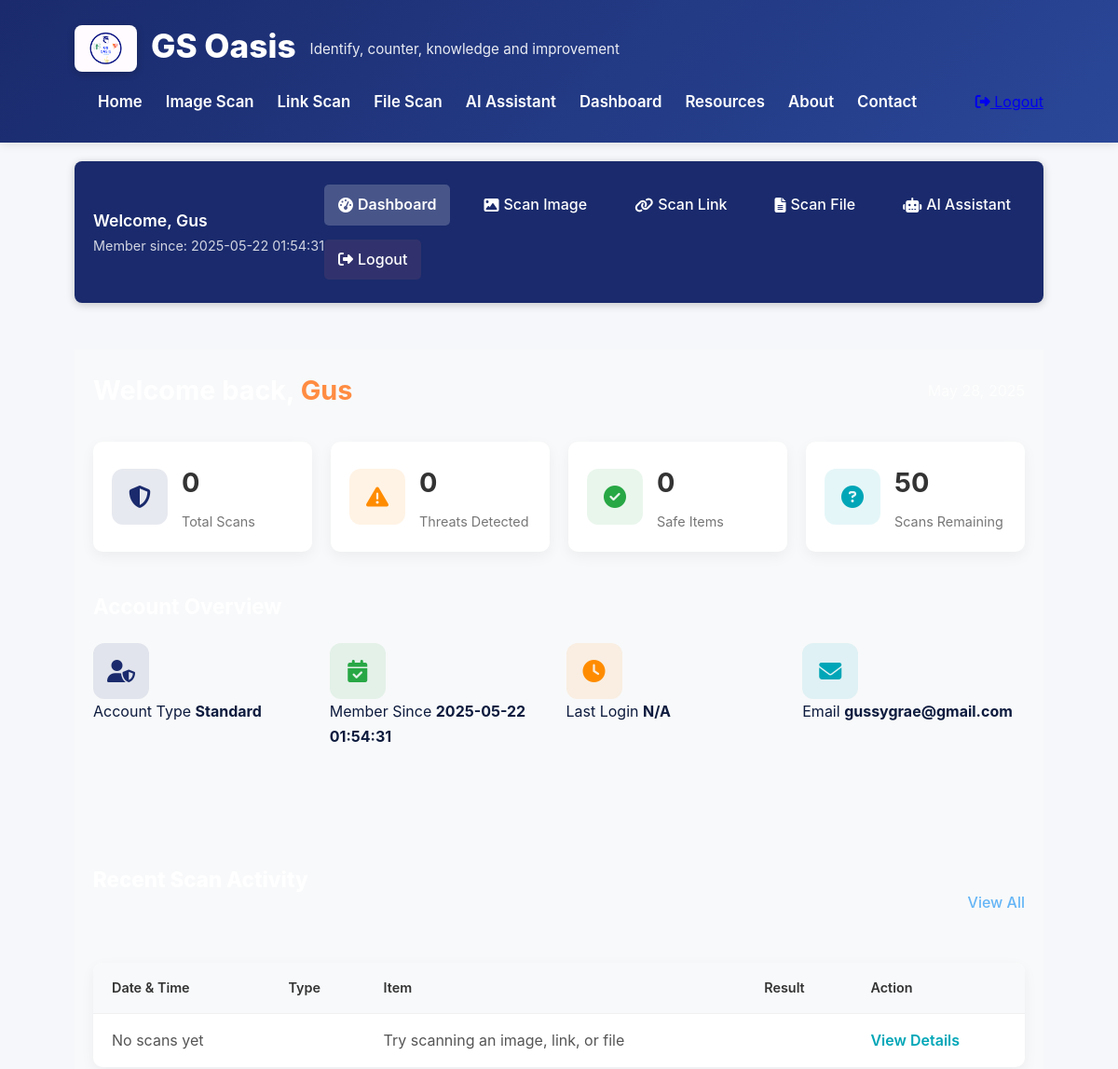
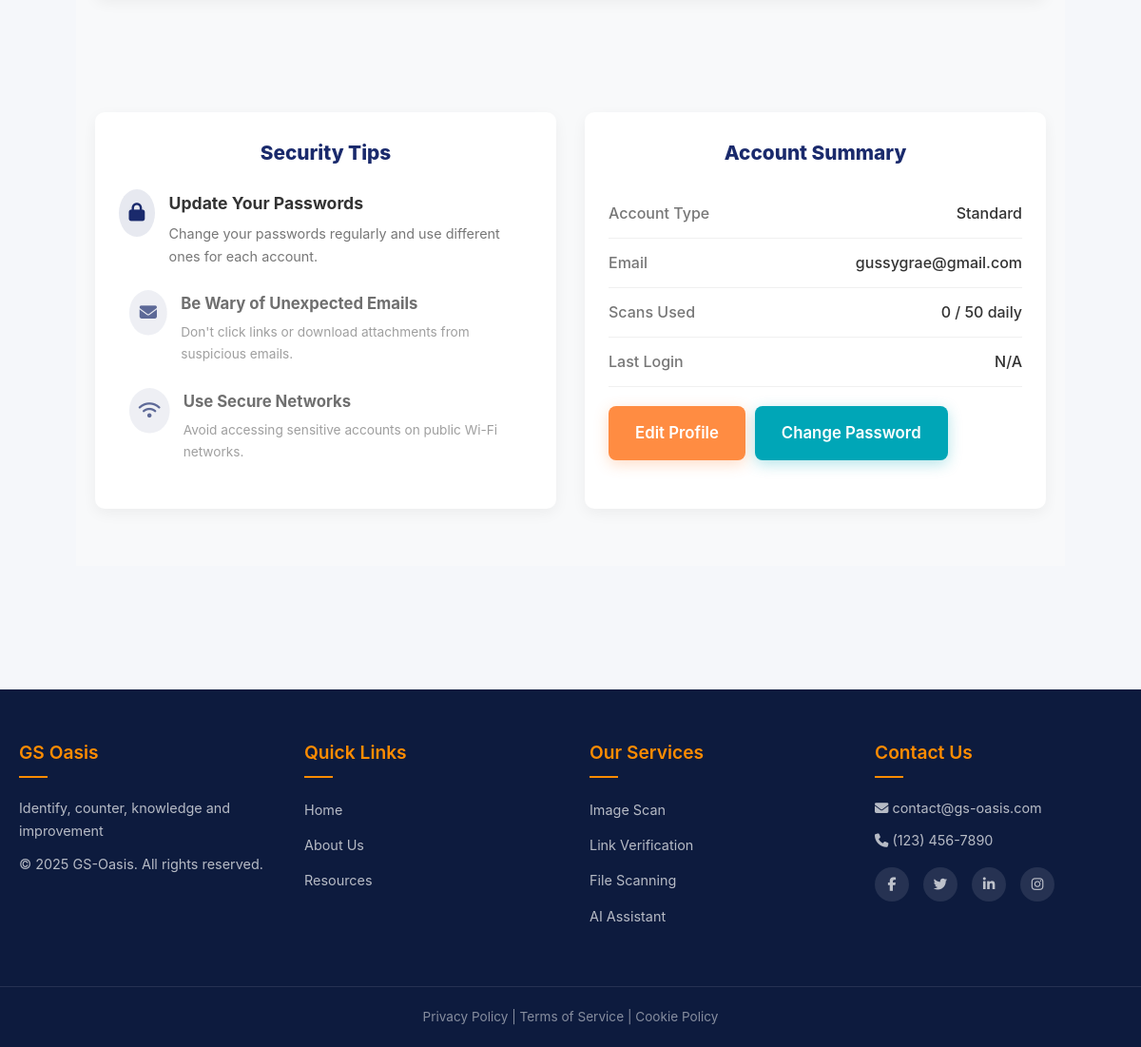
The app's page /dashboard (signed in) with its own data (2 pictures, top to bottom).
### tables this page shows
CREATE TABLE users (
                id INTEGER PRIMARY KEY AUTOINCREMENT,
                username TEXT UNIQUE NOT NULL,
                email TEXT NOT NULL,
                password TEXT NOT NULL
            , created_at TEXT, last_login TEXT, account_type TEXT);

### gs-oasis/app.py (the view, shortened to what this page needs)
@app.route('/dashboard')
@login_required
def dashboard():
    username = session.get('username')
    with sqlite3.connect('database.db') as conn:
        cursor = conn.cursor()
        cursor.execute("PRAGMA table_info(users)")
        columns = [col[1] for col in cursor.fetchall()]
        select_fields = ["email"]
        if 'created_at' in columns:
            select_fields.append('created_at')
        if 'last_login' in columns:
            select_fields.append('last_login')
        query = f"SELECT {', '.join(select_fields)} FROM users WHERE username = ?"
        try:
            cursor.execute(query, (username,))
            user_data = cursor.fetchone()
            if user_data:
                email = user_data[0]
                join_date = "N/A"
                last_login = "N/A"
                field_index = 1
                if 'created_at' in columns and len(user_data) > field_index:
                    join_date = user_data[field_index] if user_data[field_index] else "N/A"
                    field_index += 1
                if 'last_login' in columns and len(user_data) > field_index:
                    last_login = user_data[field_index] if user_data[field_index] else "N/A"
            else:
                email = "N/A"
                join_date = "N/A"
                last_login = "N/A"
        except sqlite3.Error as e:
            print(f"Database error: {str(e)}")
            email = "N/A"
            join_date = "N/A"
            last_login = "N/A"
        user_id = session.get('user_id')
        try:
            cursor.execute("SELECT COUNT(*) FROM scan_history WHERE user_id = ?", (user_id,))
            scan_count = cursor.fetchone()[0] or 0
            cursor.execute("SELECT COUNT(*) FROM scan_history WHERE user_id = ? AND result LIKE '%suspicious%' OR result LIKE '%danger%' OR result LIKE '%scam%'", (user_id,))
            threat_count = cursor.fetchone()[0] or 0
            cursor.execute("SELECT COUNT(*) FROM scan_history WHERE user_id = ? AND result LIKE '%safe%'", (user_id,))
            safe_count = cursor.fetchone()[0] or 0
            daily_limit = 50  # Could make this dynamic based on account type
            remaining_scans = daily_limit - scan_count if scan_count < daily_limit else 0
        except sqlite3.Error as e:
            print(f"Error fetching scan statistics: {e}")
            scan_count = 0
            threat_count = 0
            safe_count = 0
            remaining_scans = 50
        current_date = time.strftime("%B %d, %Y")
        recent_activities = []
        try:
            cursor.execute("""
                SELECT scan_date, scan_type, scan_item, result
                FROM scan_history
                WHERE user_id = ?
                ORDER BY scan_date DESC LIMIT 10
            """, (user_id,))
            history_items = cursor.fetchall()
            if not recent_activities:
                recent_activities = [{
                    "date": "No scans yet",
                    "type": "none",
                    "item": "Try scanning an image, link, or file",
                    "result": "none"
                }]
        except sqlite3.Error as e:
            print(f"Error fetching scan history: {e}")
            recent_activities = [{
                "date": "No scan history available",
                "type": "none",
                "item": "Database error occurred",
                "result": "none"
            }]
    return render_template('dashboard.html',
                          username=username,
                          email=email,
                          join_date=join_date,
                          current_date=current_date,
                          scan_count=scan_count,
                          threat_count=threat_count,
                          safe_count=safe_count,
                          remaining_scans=remaining_scans,
                          last_login=last_login,
                          recent_activities=recent_activities)

### gs-oasis/templates/dashboard.html (shortened to what this page needs)
{% extends 'base.html' %}
{% block content %}
<div class="dashboard-container">
    <div class="dashboard-topnav">
        <div class="user-info">
            <span class="welcome-message">Welcome, {{ username }}</span>
            <span class="member-since">Member since: {{ join_date }}</span>
        </div>
        <nav class="top-nav">
            <a href="{{ url_for('dashboard') }}" class="active"><i class="fas fa-tachometer-alt"></i> Dashboard</a>
            <a href="{{ url_for('scan_image') }}"><i class="fas fa-image"></i> Scan Image</a>
            <a href="{{ url_for('scan_link') }}"><i class="fas fa-link"></i> Scan Link</a>
            <a href="{{ url_for('scan_file') }}"><i class="fas fa-file-alt"></i> Scan File</a>
            <a href="{{ url_for('ai_assistant') }}"><i class="fas fa-robot"></i> AI Assistant</a>
            <a href="{{ url_for('logout') }}" class="logout-btn"><i class="fas fa-sign-out-alt"></i> Logout</a>
        </nav>
    </div>
    <div class="dashboard-main">
        <div class="dashboard-header">
            <h1>Welcome back, <span class="highlight">{{ username }}</span></h1>
            <div class="date">{{ current_date }}</div>
        </div>
        <div class="stats-overview">
            <div class="stat-card">
                <div class="stat-icon">
                    <i class="fas fa-shield-alt"></i>
                </div>
                <div class="stat-details">
                    <h3>{{ scan_count }}</h3>
                    <p>Total Scans</p>
                </div>
            </div>
            <div class="stat-card">
                <div class="stat-icon warning">
                    <i class="fas fa-exclamation-triangle"></i>
                </div>
                <div class="stat-details">
                    <h3>{{ threat_count }}</h3>
                    <p>Threats Detected</p>
                </div>
            </div>
            <div class="stat-card">
                <div class="stat-icon success">
                    <i class="fas fa-check-circle"></i>
                </div>
                <div class="stat-details">
                    <h3>{{ safe_count }}</h3>
                    <p>Safe Items</p>
                </div>
            </div>
            <div class="stat-card">
                <div class="stat-icon info">
                    <i class="fas fa-question-circle"></i>
                </div>
                <div class="stat-details">
                    <h3>{{ remaining_scans }}</h3>
                    <p>Scans Remaining</p>
                </div>
            </div>
        </div>
        <div class="quick-actions">
            <h2>Account Overview</h2>
            <div class="action-buttons">
                <div class="account-stat">
                    <div class="stat-icon">
                        <i class="fas fa-user-shield"></i>
                    </div>
                    <div class="stat-info">
                        <span>Account Type</span>
                        <strong>Standard</strong>
                    </div>
                </div>
                <div class="account-stat">
                    <div class="stat-icon success">
                        <i class="fas fa-calendar-check"></i>
                    </div>
                    <div class="stat-info">
                        <span>Member Since</span>
                        <strong>{{ join_date }}</strong>
                    </div>
                </div>
                <div class="account-stat">
                    <div class="stat-icon warning">
                        <i class="fas fa-clock"></i>
                    </div>
                    <div class="stat-info">
                        <span>Last Login</span>
                        <strong>{{ last_login }}</strong>
                    </div>
                </div>
                <div class="account-stat">
                    <div class="stat-icon info">
                        <i class="fas fa-envelope"></i>
                    </div>
                    <div class="stat-info">
                        <span>Email</span>
                        <strong>{{ email }}</strong>
                    </div>
                </div>
            </div>
        </div>
        <section id="history" class="recent-activity">
            <div class="section-header">
                <h2>Recent Scan Activity</h2>
                <a href="#" class="view-all">View All</a>
            </div>
            <div class="activity-table">
                <table>
                    <thead>
                        <tr>
                            <th>Date & Time</th>
                            <th>Type</th>
                            <th>Item</th>
                            <th>Result</th>
                            <th>Action</th>
                        </tr>
                    </thead>
                    <tbody>
                        {% for activity in recent_activities %}
                        <tr>
                            <td>{{ activity.date }}</td>
                            <td>
                            </td>
                            <td>{{ activity.item }}</td>
                            <td>
                            </td>
                            <td><a href="#" class="btn-text">View Details</a></td>
                        </tr>
                        {% endfor %}
                    </tbody>
                </table>
            </div>
        </section>
        <div class="dashboard-row">
            <section id="security" class="security-tips">
                <h2>Security Tips</h2>
                <div class="tip-list">
                    <div class="tip-item">
                        <div class="tip-icon"><i class="fas fa-lock"></i></div>
                        <div class="tip-content">
                            <h3>Update Your Passwords</h3>
                            <p>Change your passwords regularly and use different ones for each account.</p>
                        </div>
                    </div>
                    <div class="tip-item">
                        <div class="tip-icon"><i class="fas fa-envelope"></i></div>
                        <div class="tip-content">
                            <h3>Be Wary of Unexpected Emails</h3>
                            <p>Don't click links or download attachments from suspicious emails.</p>
                        </div>
                    </div>
                    <div class="tip-item">
                        <div class="tip-icon"><i class="fas fa-wifi"></i></div>
                        <div class="tip-content">
                            <h3>Use Secure Networks</h3>
                            <p>Avoid accessing sensitive accounts on public Wi-Fi networks.</p>
                        </div>
                    </div>
                </div>
            </section>
            <section id="settings" class="account-summary">
                <h2>Account Summary</h2>
                <div class="account-details">
                    <div class="detail-row">
                        <div class="detail-label">Account Type</div>
                        <div class="detail-value">Standard</div>
                    </div>
                    <div class="detail-row">
                        <div class="detail-label">Email</div>
                        <div class="detail-value">{{ email }}</div>
                    </div>
                    <div class="detail-row">
                        <div class="detail-label">Scans Used</div>
                        <div class="detail-value">{{ scan_count }} / 50 daily</div>
                    </div>
                    <div class="detail-row">
                        <div class="detail-label">Last Login</div>
                        <div class="detail-value">{{ last_login }}</div>
                    </div>
                    <div class="detail-buttons">
                        <a href="#" class="btn btn-primary">Edit Profile</a>
                        <a href="#" class="btn btn-secondary">Change Password</a>
                    </div>
                </div>
            </section>
        </div>
    </div>
</div>
{% endblock %}

### gs-oasis/templates/base.html (shortened to what this page needs)
<!DOCTYPE html>
<html lang="en">
<head>
    <link rel="stylesheet" href="{{ url_for('static', filename='css/style.css') }}">
    <link rel="stylesheet" href="{{ url_for('static', filename='css/ai-assistant.css') }}">
    {% if request.path == url_for('dashboard') %}
    <link rel="stylesheet" href="{{ url_for('static', filename='css/dashboard.css') }}">
    {% endif %}
    <link rel="stylesheet" href="https://cdnjs.cloudflare.com/ajax/libs/font-awesome/6.5.1/css/all.min.css">
</head>
<body>
    <header>
        <div class="container">
            <div class="logo">
                <img src="{{ url_for('static', filename='images/Logo.png') }}" alt="GS Oasis Logo">
                <h1>GS Oasis</h1>
                <p>Identify, counter, knowledge and improvement</p>
            </div>
            <nav>
                <ul>
                    <li><a href="{{ url_for('index') }}">Home</a></li>
                    {% if 'user_id' in session %}
                    <li><a href="{{ url_for('scan_image') }}">Image Scan</a></li>
                    <li><a href="{{ url_for('scan_link') }}">Link Scan</a></li>
                    <li><a href="{{ url_for('scan_file') }}">File Scan</a></li>
                    <li><a href="{{ url_for('ai_assistant') }}">AI Assistant</a></li>
                    <li><a href="{{ url_for('dashboard') }}">Dashboard</a></li>
                    {% else %}
                    <li><a href="{{ url_for('register') }}">Sign Up</a></li>
                    <li><a href="{{ url_for('login') }}">Login</a></li>
                    {% endif %}
                    <li><a href="{{ url_for('resources') }}">Resources</a></li>
                    <li><a href="{{ url_for('about') }}">About</a></li>
                    <li><a href="{{ url_for('contact') }}">Contact</a></li>
                </ul>
                {% if 'user_id' in session %}
                <div class="user-menu">
                    <a href="{{ url_for('logout') }}" class="logout-btn"><i class="fas fa-sign-out-alt"></i> Logout</a>
                </div>
                {% endif %}
            </nav>
        </div>
    </header>
    <main>
        <div class="container">
            {% block content %}{% endblock %}
        </div>
    </main>
    {% include 'footer.html' %}
</body>
</html>

### gs-oasis/templates/footer.html (shortened to what this page needs)
<footer>
    <div class="footer-container">
        <div class="footer-section">
            <h4>GS Oasis</h4>
            <p>Identify, counter, knowledge and improvement</p>
            <p>&copy; 2025 GS-Oasis. All rights reserved.</p>
        </div>
        <div class="footer-section">
            <h4>Quick Links</h4>
            <ul>
                <li><a href="{{ url_for('index') }}">Home</a></li>
                <li><a href="{{ url_for('about') }}">About Us</a></li>
                <li><a href="{{ url_for('resources') }}">Resources</a></li>
            </ul>
        </div>
        <div class="footer-section">
            <h4>Our Services</h4>
            <ul>
                <li><a href="{{ url_for('scan_image') }}">Image Scan</a></li>
                <li><a href="{{ url_for('scan_link') }}">Link Verification</a></li>
                <li><a href="{{ url_for('scan_file') }}">File Scanning</a></li>
                <li><a href="{{ url_for('ai_assistant') }}">AI Assistant</a></li>
            </ul>
        </div>
        <div class="footer-section">
            <h4>Contact Us</h4>
            <p><i class="fas fa-envelope"></i> <a href="mailto:contact@gs-oasis.com">contact@gs-oasis.com</a></p>
            <p><i class="fas fa-phone"></i> (123) 456-7890</p>
            <div class="social-icons">
                <a href="#" aria-label="Facebook"><i class="fab fa-facebook-f"></i></a>
                <a href="#" aria-label="Twitter"><i class="fab fa-twitter"></i></a>
                <a href="#" aria-label="LinkedIn"><i class="fab fa-linkedin-in"></i></a>
                <a href="#" aria-label="Instagram"><i class="fab fa-instagram"></i></a>
            </div>
        </div>
    </div>
    <div class="footer-bottom">
        <p>Privacy Policy | Terms of Service | Cookie Policy</p>
    </div>
</footer>
</body>
</html>

### records on screen
users: username "Gus", created_at "2025-05-22 01:54:31", email "gussygrae@gmail.com"

### other values on screen
{{ scan_count }} "0"
{{ threat_count }} "0"
{{ safe_count }} "0"
{{ remaining_scans }} "50"
{{ last_login }} "N/A"
{{ activity.date }} "No scans yet"
{{ activity.item }} "Try scanning an image, link, or file"
